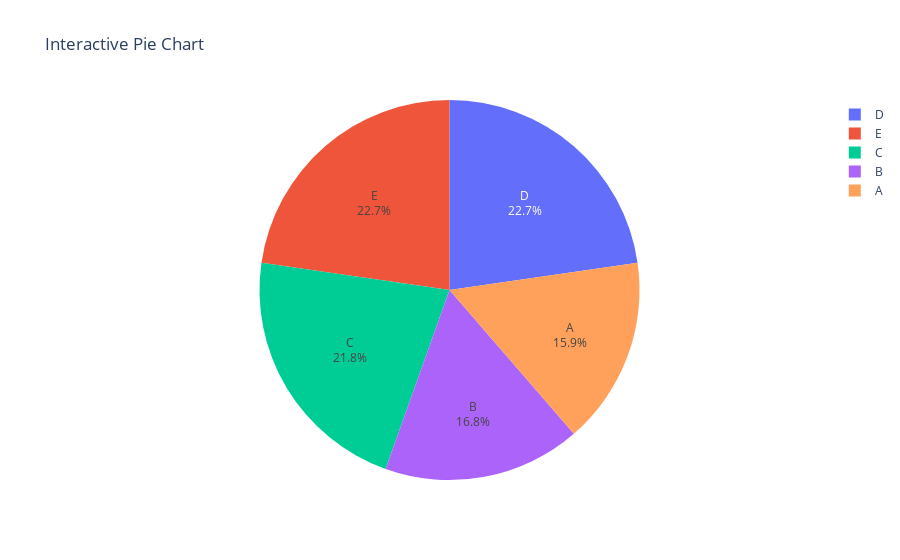

Notebook code cell kept with this figure:
### Markdown cell above
21. Using Plotly, create an interactive pie chart of randomly generated data, add labels and percentages, set 
the title as 'Interactive Pie Chart'.

### Code cell
np.random.seed(0)
labels = ['A', 'B', 'C', 'D', 'E']
values = np.random.randint(10, 100, size=5)

fig = go.Figure(data=[go.Pie(labels=labels, values=values, textinfo='label+percent')])
fig.update_layout(
    title='Interactive Pie Chart'
)

fig.show()

### Figure 1 — Plotly figure (JSON) as saved in the notebook; plotly's stock layout.template omitted (floating-point values rounded to 4 significant figures)
{"data": [{"labels": ["A", "B", "C", "D", "E"], "textinfo": "label+percent", "type": "pie", "values": [54, 57, 74, 77, 77]}], "layout": {"title": {"text": "Interactive Pie Chart"}}}
